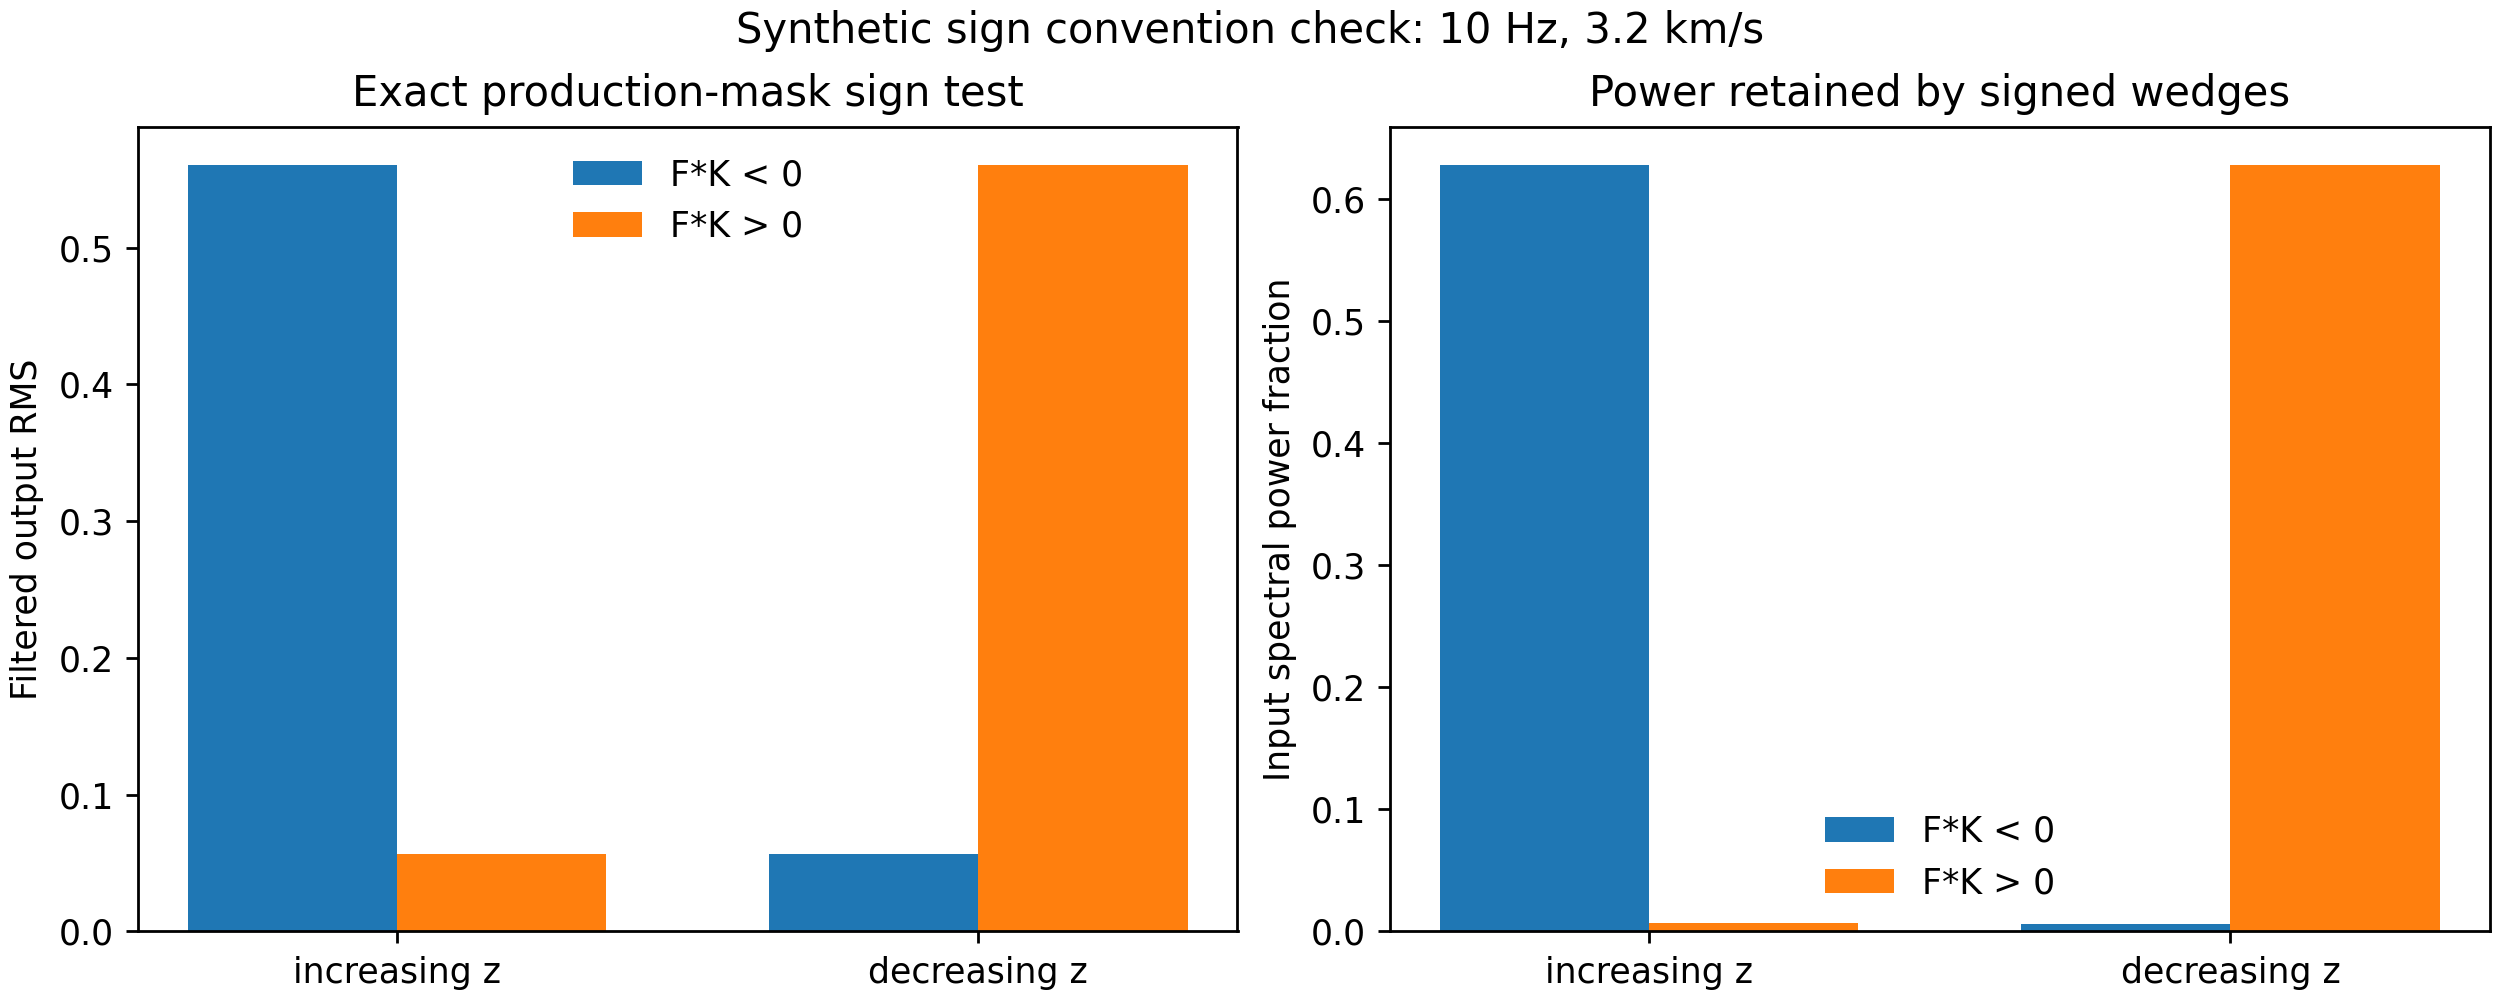

The script that saved this image:
"""Synthetic sign check for the signed F-K masks used in the ambient branch.

The test uses the same array orientation and decimation as
ambient_fk_transfer_test.py.  A wave cos(2*pi*f*(t-z/v)) propagates toward
increasing fiber coordinate z; cos(2*pi*f*(t+z/v)) propagates toward
decreasing z.  The output identifies which F*K mask retains each wave.  This
does not assign physical upgoing/downgoing labels until fiber orientation is
known.
"""
from pathlib import Path
import json

import matplotlib.pyplot as plt
import numpy as np


HERE = Path(__file__).resolve().parent
OUT_JSON = HERE / "fk_sign_synthetic_test.json"
OUT_FIG = HERE / "fk_sign_synthetic_test.png"


def signed_masks(nz, nt, fs, dx, fmin=5.0, fmax=20.0, vmin=2500.0, vmax=4500.0):
    f = np.fft.fftfreq(nt, 1.0 / fs)
    k = np.fft.fftfreq(nz, dx)
    K, F = np.meshgrid(k, f, indexing="ij")
    af, ak = np.abs(F), np.abs(K)
    v = af / np.maximum(ak, 1e-12)
    base = (af >= fmin) & (af <= fmax) & (v >= vmin) & (v <= vmax) & (ak > 0)
    return base & (F * K < 0), base & (F * K > 0), F, K


def apply_branch(x, mask):
    return np.fft.ifft2(np.fft.fft2(x) * mask).real


def main():
    # Use the same physical sampling convention as the current Nano archive.
    fs0, dx0 = 500.0, 1.020952
    nz0, nt0 = 512, 8192
    z = np.arange(nz0)[:, None] * dx0
    t = np.arange(nt0)[None, :] / fs0
    f0, v0 = 10.0, 3200.0
    # Avoid a zero-frequency/edge ambiguity while retaining the exact phase sign.
    plus = np.cos(2.0 * np.pi * f0 * (t - z / v0))
    minus = np.cos(2.0 * np.pi * f0 * (t + z / v0))

    # Exact decimation used by fk_filter in ambient_fk_transfer_test.py.
    fs, dx = fs0 / 2.0, dx0 * 2.0
    plus, minus = plus[::2, ::2], minus[::2, ::2]
    neg, pos, F, K = signed_masks(plus.shape[0], plus.shape[1], fs, dx)
    results = {}
    for name, wave in (("increasing_z", plus), ("decreasing_z", minus)):
        spec_power = np.abs(np.fft.fft2(wave)) ** 2
        total = float(np.sum(spec_power))
        neg_power = float(np.sum(spec_power[neg]))
        pos_power = float(np.sum(spec_power[pos]))
        neg_out = apply_branch(wave, neg)
        pos_out = apply_branch(wave, pos)
        results[name] = {
            "negative_F_times_K_power_fraction": neg_power / total,
            "positive_F_times_K_power_fraction": pos_power / total,
            "negative_output_rms": float(np.sqrt(np.mean(neg_out ** 2))),
            "positive_output_rms": float(np.sqrt(np.mean(pos_out ** 2))),
            "retained_branch": "negative (F*K<0)" if neg_power > pos_power else "positive (F*K>0)",
        }

    summary = {
        "synthetic_wave_plus": "cos(2*pi*f*(t-z/v)): propagation toward increasing fiber coordinate z",
        "synthetic_wave_minus": "cos(2*pi*f*(t+z/v)): propagation toward decreasing fiber coordinate z",
        "f_hz": f0,
        "velocity_m_s": v0,
        "original_fs_hz": fs0,
        "original_spacing_m": dx0,
        "post_decimation_fs_hz": fs,
        "post_decimation_spacing_m": dx,
        "mask": "5-20 Hz, 2.5-4.5 km/s, F*K sign, same decimation as production code",
        "results": results,
        "physical_label_boundary": "F*K branch labels are coordinate-direction labels only; upgoing/downgoing requires fiber orientation and time/depth convention.",
    }
    OUT_JSON.write_text(json.dumps(summary, indent=2))

    fig, axes = plt.subplots(1, 2, figsize=(10, 4), constrained_layout=True)
    names = ["increasing_z", "decreasing_z"]
    neg_rms = [results[n]["negative_output_rms"] for n in names]
    pos_rms = [results[n]["positive_output_rms"] for n in names]
    x = np.arange(2)
    axes[0].bar(x - 0.18, neg_rms, 0.36, label="F*K < 0")
    axes[0].bar(x + 0.18, pos_rms, 0.36, label="F*K > 0")
    axes[0].set_xticks(x, ["increasing z", "decreasing z"])
    axes[0].set_ylabel("Filtered output RMS")
    axes[0].set_title("Exact production-mask sign test")
    axes[0].legend(frameon=False)
    axes[1].bar(x - 0.18, [results[n]["negative_F_times_K_power_fraction"] for n in names], 0.36, label="F*K < 0")
    axes[1].bar(x + 0.18, [results[n]["positive_F_times_K_power_fraction"] for n in names], 0.36, label="F*K > 0")
    axes[1].set_xticks(x, ["increasing z", "decreasing z"])
    axes[1].set_ylabel("Input spectral power fraction")
    axes[1].set_title("Power retained by signed wedges")
    axes[1].legend(frameon=False)
    fig.suptitle("Synthetic sign convention check: 10 Hz, 3.2 km/s")
    fig.savefig(OUT_FIG, dpi=250)
    print(json.dumps(summary, indent=2))


if __name__ == "__main__":
    main()
